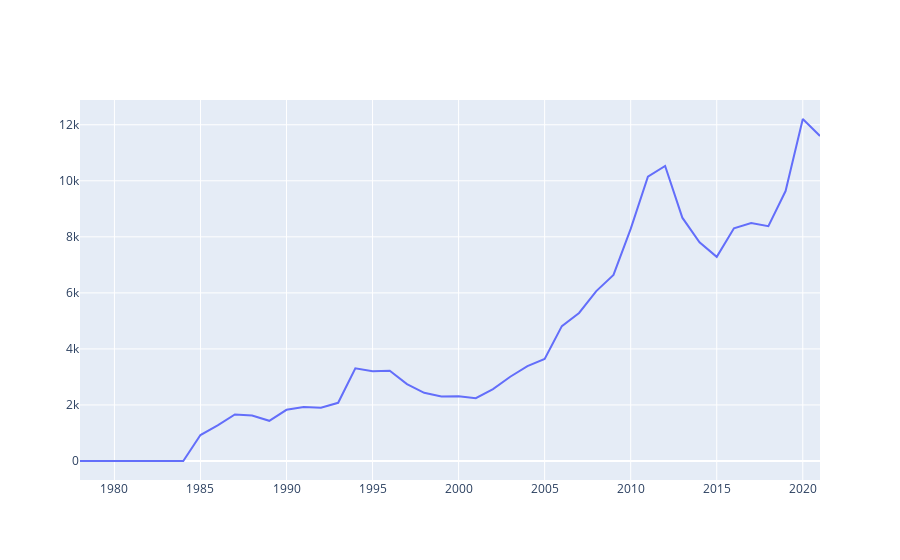

Notebook cell for this chart:
### Code cell
fig = go.Figure([go.Scatter(x=annual['Date'], y=annual['CNY'])])
fig.show()
